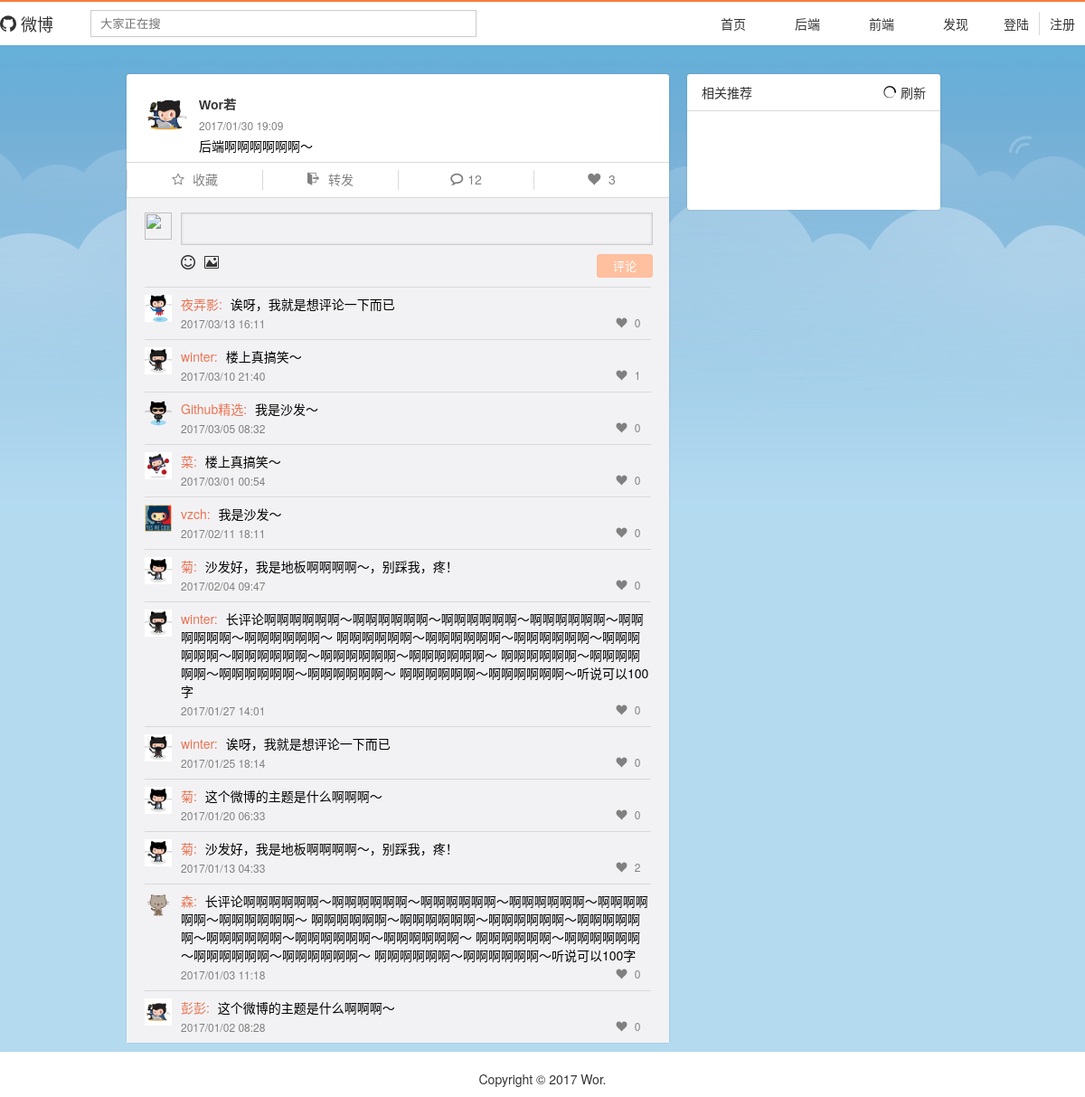
The page /weibo/1/detail on the database its author committed.
### models/user.py (models this page shows, shortened)
class User(db.Model, ModelMixin):
    __tablename__ = 'users'
    id = db.Column(db.Integer, primary_key=True)
    username = db.Column(db.String(100), unique=True)
    password_hash = db.Column(db.String(200))
    created_time = db.Column(db.String(100))
    avatar = db.Column(db.String(100))
    email = db.Column(db.String(100), default='', unique=True)
    note = db.Column(db.String(100), default='')
    location = db.Column(db.String(100), default='')
    intro = db.Column(db.String(100), default='')
    weibos = db.relationship('Weibo', backref='user', lazy='dynamic', order_by="desc(Weibo.id)")
    comments = db.relationship('Comment', backref='user', lazy='dynamic', order_by="desc(Comment.id)")
    followed = db.relationship('Follow',
                               foreign_keys='Follow.follower_id',
                               backref=db.backref('follower', lazy='joined'),
                               lazy='dynamic',
                               cascade='all, delete-orphan')
    followers = db.relationship('Follow',
                                foreign_keys='Follow.followed_id',
                                backref=db.backref('followed', lazy='joined'),
                                lazy='dynamic',
                                cascade='all, delete-orphan')
    wcollects = db.relationship('WCollect', backref='user', lazy='dynamic', order_by='desc(WCollect.id)')
    wfavorites = db.relationship('WFavorite', backref='user', lazy='dynamic', order_by='desc(WFavorite.id)')
    cfavorites = db.relationship('CFavorite', backref='user', lazy='dynamic', order_by='desc(CFavorite.id)')
    tag_id = db.Column(db.Integer(), db.ForeignKey('usertags.id'))

### models/weibo.py (models this page shows, shortened)
class Weibo(db.Model, ModelMixin):
    __tablename__ = 'weibos'
    id = db.Column(db.Integer, primary_key=True)
    content = db.Column(db.String(500))
    created_time = db.Column(db.String(100))
    user_id = db.Column(db.Integer, db.ForeignKey('users.id'))
    comments_num = db.Column(db.Integer, default=0)
    fav_num = db.Column(db.Integer, default=0)
    col_num = db.Column(db.Integer, default=0)
    cite_num = db.Column(db.Integer, default=0)
    has_cite = db.Column(db.Boolean, default=False)
    cite_id = db.Column(db.Integer, default=0)
    origin_w_id = db.Column(db.Integer, default=0)
    is_hidden = db.Column(db.Integer, default=False)
    only_self = db.Column(db.Boolean, default=False)
    only_friends = db.Column(db.Boolean, default=False)
    comments = db.relationship(
        'Comment',
        backref='weibo',
        lazy='dynamic',
        order_by=lambda: Comment.created_time.desc()
    )
    tag_id = db.Column(db.Integer, db.ForeignKey('weibotags.id'))

class Comment(db.Model, ModelMixin):
    __tablename__ = 'comments'
    id = db.Column(db.Integer, primary_key=True)
    content = db.Column(db.String(200))
    created_time = db.Column(db.String(100), default=0)
    user_id = db.Column(db.Integer, db.ForeignKey('users.id'))
    weibo_id = db.Column(db.Integer, db.ForeignKey('weibos.id'))
    fav_num = db.Column(db.Integer, default=0)
    chat_num = db.Column(db.Integer, default=0)
    is_hidden = db.Column(db.Integer, default=0)

### routes/weibo.py (the view)
@main.route('/<int:id>/detail')
def detail(id):
    c_u = current_user()
    w = Weibo.query.get(id)
    if w.has_cite:
        o_w = Weibo.query.filter_by(id=w.origin_w_id).first()
        w.cite_w = o_w
        w.cite_w.user = User.query.filter_by(id=o_w.user_id).first()
    if w.comments_num != 0:
        for c in w.comments:
            c.user = User.query.get(c.user_id)
            c.is_favored = False
            if c_u is not None:
                c.is_favored = CFavorite.query.filter_by(user_id=c_u.id, comment_id=c.id).first() is not None
    return render_template('weibo_detail.html', w=w, c_u=c_u, user=c_u)

### routes/__init__.py (called while the page is built)
def current_user():
    uid = session.get('user_id')
    if uid is not None:
        user = User.query.get(uid)
        return user
    else:
        return None

### templates/weibo_detail.html (shortened to what this page needs)
{% extends 'base.html' %}
{% block import %}
    <link rel="stylesheet" href="/static/css/weibo_detail.css">
{% endblock %}
{% block main_contianer %}
    <div class="weibo-frame flex">
        <div class="weibo-detail-container ">
            <div id="id-weibo-cell-{{ w.id }}" data-id="{{ w.id }}" class="weibo-cell">
                <div class="weibo-cell-top flex">
                    <div class="weibo-avatar-cell">
                        <a href={{ url_for('weibo.homepage', user_id=w.user_id) }}>
                            <img class="weibo-avatar-img" src="{{ w.user.avatar }}">
                        </a>
                    </div>
                    <div class="weibo-detail">
                        <div class="clearfix">
                            <div class="weibo-detail-left float-left">
                                <div class="weibo-user">
                                  <a href={{ url_for('weibo.homepage', user_id=w.user_id) }}>
                                    {{ w.user.username }}
                                  </a>
                                </div>
                                <div class="weibo-time">{{ w.created_time }}</div>
                                <div class="weibo-content">
                                    {{ w.content }}
                                </div>
                            </div>
                        </div>
                    </div>
                </div>
                <div class="weibo-cell-bottom flex">
                    <div class="weibo-cell-b-item">
                      {% if w.is_collected %}
                        <a class="collect-button lightbutton" href="#">
                            <span class="weibo-cell-icon icon-star-full weibo-cell-icon-big"></span>
                            <span class="weibo-cell-b-item-text">已收藏</span>
                        </a>
                      {% else %}
                        <a class="collect-button" href="#">
                            <span class="weibo-cell-icon icon-star-empty"></span>
                            <span class="weibo-cell-b-item-text">收藏</span>
                        </a>
                      {% endif %}
                    </div>
                    <div class="weibo-cell-b-item">
                        <a class="cite-button" href="#">
                          <span class="weibo-cell-icon icon-exit"></span>
                          {% if w.cite_num %}
                            {{ w.cite_num }}
                          {% else %}
                            转发
                          {% endif %}
                        </a>
                    </div>
                    <div class="weibo-cell-b-item">
                      <a class="comment-button" href="#">
                        <span class="weibo-cell-icon icon-bubble2"></span>{{ w.comments_num }}
                      </a>
                    </div>
                    <div class="weibo-cell-b-item">
                        {% if w.is_favored %}
                          <a class="fav-button lightbutton" href="#">
                              <span class="weibo-cell-icon icon-heart weibo-cell-icon-big"></span>
                              <span class="weibo-cell-b-item-text"><span class="weibo-fav-num">{{ w.fav_num }}</span></span>
                          </a>
                        {% else %}
                          <a class="fav-button" href="#">
                              <span class="weibo-cell-icon icon-heart"></span>
                              <span class="weibo-cell-b-item-text"><span class="weibo-fav-num">{{ w.fav_num }}</span></span>
                          </a>
                        {% endif %}
                    </div>
                </div>
                <div class="weibo-comment-container">
                    <div class="comment-container">
                        <div class="comment-input-div flex">
                            <div class="comment-avatar">
                                {% if c_u %}
                                    <img class="comment-avatar-img" src="{{ c_u.avatar }}">
                                {% else %}
                                    <img class="comment-avatar-img" src="">
                                {% endif %}
                            </div>
                            <div class="comment-right">
                                <div class="comment-send-div">
                                    <textarea class="comment-send-textarea"></textarea>
                                </div>
                                <div class="clearfix">
                                    <div class="comment-send-tool float-left flex">
                                        <div class="comment-send-item">
                                            <a href="#"><span class="weibo-send-icon icon-smile"></span></a>
                                        </div>
                                        <div class="comment-send-item">
                                            <a href="#"><span class="weibo-send-icon icon-image"></span></a>
                                        </div>
                                    </div>
                                    <div class="comment-setting float-right">
                                        <a class="comment-send-button button-white-a" href="#">
                                            评论
                                        </a>
                                    </div>
                                </div>
                            </div>
                        </div>
                        <div class="weibo-comments">
                            {% for c in w.comments%}
                            <div id="id-comment-cell-{{ c.id }}" data-id="{{ c.id }}" class="weibo-comment-cell flex">
                                <div class="comment-avatar">
                                    <a href={{ url_for('weibo.homepage', user_id=c.user_id) }}>
                                        <img class="comment-avatar-img" src="{{ c.user.avatar }}">
                                    </a>
                                </div>
                                <div class="comment-detail">
                                    <div class="comment-user">
                                        <a class="orange-a" href={{ url_for('weibo.homepage', user_id=c.user_id) }}>{{ c.user.username }}:</a>
                                        <span class="comment-content">
                                            {{ c.content }}
                                        </span>
                                    </div>
                                    <div class="clearfix">
                                        <div class="comment-time float-left">{{ c.created_time }}</div>
                                        <div class="comment-cell-fav float-right flex">
                                            <div class="comment-cell-fav-item">
                                                <a class="comment-fav-button lightbutton" href="#">
                                                    {% if c.is_favored %}
                                                        <span class="comment-fav-icon icon-heart weibo-cell-icon-big"></span>
                                                        <span class="comment-fav-text"><span class="comment-fav-num">{{ c.fav_num }}</span></span>
                                                    {% else %}
                                                        <span class="comment-fav-icon icon-heart"></span>
                                                        <span class="comment-fav-num"><span class="comment-fav-num">{{ c.fav_num }}</span></span>
                                                    {% endif %}
                                                </a>
                                            </div>
                                        </div>
                                    </div>
                                </div>
                            </div>
                            {% endfor%}
                        </div>
                    </div>
                </div>
            </div>
        </div>
        <div class="weibo-detail-sidebar">
            <div class="sidebar-top clearfix">
                <div class="float-left"><a href="#">相关推荐</a></div>
                <div class="float-right"><span class="logo-icon icon-spinner2"></span><a href="#">刷新</a></div>
            </div>
        </div>
    </div>
{% endblock %}

### static/css/weibo.css (style rules this page uses)
body { font-family: Helvetica Neue,Helvetica,PingFang SC,Hiragino Sans GB,Microsoft YaHei,Noto Sans CJK SC,WenQuanYi Micro Hei,Arial,sans-serif; font-size: 14px; margin: 0; }
.clearfix:after { content: ''; display: block; clear: both; }
.flex { display: flex; }
.float-left { float: left; }
.float-right { float: right; }
a { text-decoration: none; cursor: pointer; }
a:link { color: #333; }
.orange-a { text-decoration: none; cursor: pointer; color: #eb7350; }
.orange-a:link { color: #eb7350; }
.button-white-a { color: #fff; cursor: pointer; display: inline-block; }
.button-white-a:link { color: #fff; }
.logo-icon { display: inline-block; padding-right: 5px; }
.weibo-send-icon { display: inline-block; margin-right: 5px; font-size: 16px; font-weight: 300; }
.weibo-cell { background: #fff; border-radius: 3px; box-shadow: 0 0 2px rgba(0,0,0,0.2); }
.weibo-cell-top { padding: 20px 20px 4px 20px; border-bottom: rgb(217, 217, 217) 1px solid; }
.weibo-avatar-img { width: 50px; height: 50px; border-radius: 50%; }
.weibo-detail { margin-left: 10px; width: 500px; }
.weibo-detail-left { width: 486px; }
.weibo-user { padding-top: 5px; height: 18px; margin-bottom: 5px; line-height: 18px; font-weight: 600; font-family: Arial, Microsoft YaHei; }
.weibo-time { margin-bottom: 2px; font-size: 12px; color: #808080; }
.weibo-content { padding-top: 1px; margin-bottom: 2px; letter-spacing: normal; line-height: 23px; }
.weibo-cell-bottom { height: 38px; }
.weibo-cell-b-item { margin: auto 0; width: 150px; height: 22px; text-align: center; border-left: rgb(217, 217, 217) 1px solid; }
.weibo-cell-b-item a:link { color: #808080; }
.weibo-cell-icon { display: inline-block; padding-right: 5px; }
.weibo-comment-container { background: #f2f2f5; border-top: solid 1px rgb(217, 217, 217); padding: 16px 0 0px; }
.comment-container { margin: 0 20px; }
.comment-input-div { padding-bottom: 10px; }
.comment-input-div + .weibo-comments { border-top: solid 1px rgb(217, 217, 217); }
.comment-right { margin-left: 10px; }
.comment-avatar-img { width: 30px; height: 30px; }
.comment-send-textarea { width: 510px; padding: 0; outline: none; border: none; height: 24px; overflow: hidden; background: transparent; margin: 0; resize: none; line-height: 18px; font-size: 15px; }
.comment-send-div { height: 24px; border: #cccccc solid 1px; box-shadow: 0px 0px 3px 0px rgba(0,0,0,0.15) inset; margin-bottom: 10px; padding: 5px; }
.comment-send-item { display: inline-block; padding-right: 5px; }
.comment-send-button { display: inline-block; background: #ffc09f; color: #fff; border: 1px solid #fbbd9e; box-shadow: none; padding: 0 10px; width: 40px; height: 24px; border-radius: 3px; text-align: center; line-height: 24px; font-size: 13px; }
.weibo-comment-cell { padding: 8px 0 7px; }
.weibo-comment-cell + .weibo-comment-cell { border-top: solid 1px rgb(217, 217, 217); }
.comment-detail { margin-left: 10px; width: 520px; }
.comment-user { display: inline-block; padding-bottom: 3px; }
.comment-time { color: #808080; font-size: 12px; }
.comment-cell-fav a:link { color: #808080; }
.comment-cell-fav-item { padding: 0 10px; margin: 2px 0; width: 30px; height: 15px; line-height: 12px; font-size: 12px; text-align: center; }
.comment-content { padding-left: 5px; }
.comment-fav-icon { display: inline-block; padding-right: 5px; }

### static/css/person_home.css (style rules this page uses)
body { background: #b4daf0 url("/static/img/body_bg.jpg"); background-repeat: no-repeat; background-position-x: center; }

### static/css/weibo_detail.css (style rules this page uses)
body { background: #b4daf0 url("../img/body_bg.jpg"); background-repeat: no-repeat; background-position-x: center; }
.weibo-frame { width: 920px; min-height: 1000px; margin: 0 auto; padding: 16px 0 0 0; position: relative; }
.weibo-detail-container { width: 600px; margin-right: 20px; margin-bottom: 10px; }
.weibo-cell { margin-top: 0; }
.weibo-detail-sidebar { width: 300px; margin-right: 20px; background: #fff; border-radius: 3px; box-shadow: 0 0 2px rgba(0,0,0,0.2); height: 150px; }
.sidebar-top { height: 40px; padding: 0 16px; line-height: 40px; border-bottom: 1px solid #d9d9d9; }

### rows shown on the page
User: user.avatar (picture), user.username "Wor若"
Weibo: created_time "2017/01/30 19:09", content "后端啊啊啊啊啊啊～", comments_num "12", fav_num "3"
Comment: user.avatar (picture), user.username "夜弄影", content "诶呀，我就是想评论一下而已", created_time "2017/03/13 16:11", fav_num "0"
Comment: user.avatar (picture), user.username "winter", content "楼上真搞笑～", created_time "2017/03/10 21:40", fav_num "1"
Comment: user.avatar (picture), user.username "Github精选", content "我是沙发～", created_time "2017/03/05 08:32", fav_num "0"
Comment: user.avatar (picture), user.username "菜", content "楼上真搞笑～", created_time "2017/03/01 00:54", fav_num "0"
Comment: user.avatar (picture), user.username "vzch", content "我是沙发～", created_time "2017/02/11 18:11", fav_num "0"
Comment: user.avatar (picture), user.username "菊", content "沙发好，我是地板啊啊啊啊～，别踩我，疼！", created_time "2017/02/04 09:47", fav_num "0"
Comment: user.avatar (picture), user.username "winter", content "长评论啊啊啊啊啊啊～啊啊啊啊啊啊～啊啊啊啊啊啊～啊啊啊啊啊啊～啊啊啊啊啊啊～啊啊啊啊啊啊～ 啊啊啊啊啊啊～啊啊啊啊啊啊～啊啊啊啊啊啊～啊啊啊啊啊啊～啊啊啊啊啊啊～啊啊啊啊啊啊～啊啊啊啊啊啊～ 啊啊啊啊啊啊～啊啊啊啊啊啊～啊啊啊啊啊啊～啊啊啊啊啊啊～ 啊啊啊啊啊啊～啊啊啊啊啊啊～听说可以100字", created_time "2017/01/27 14:01", fav_num "0"
Comment: user.avatar (picture), user.username "winter", content "诶呀，我就是想评论一下而已", created_time "2017/01/25 18:14", fav_num "0"
Comment: user.avatar (picture), user.username "菊", content "这个微博的主题是什么啊啊啊～", created_time "2017/01/20 06:33", fav_num "0"
Comment: user.avatar (picture), user.username "菊", content "沙发好，我是地板啊啊啊啊～，别踩我，疼！", created_time "2017/01/13 04:33", fav_num "2"
Comment: user.avatar (picture), user.username "森", content "长评论啊啊啊啊啊啊～啊啊啊啊啊啊～啊啊啊啊啊啊～啊啊啊啊啊啊～啊啊啊啊啊啊～啊啊啊啊啊啊～ 啊啊啊啊啊啊～啊啊啊啊啊啊～啊啊啊啊啊啊～啊啊啊啊啊啊～啊啊啊啊啊啊～啊啊啊啊啊啊～啊啊啊啊啊啊～ 啊啊啊啊啊啊～啊啊啊啊啊啊～啊啊啊啊啊啊～啊啊啊啊啊啊～ 啊啊啊啊啊啊～啊啊啊啊啊啊～听说可以100字", created_time "2017/01/03 11:18", fav_num "0"
Comment: user.avatar (picture), user.username "彭彭", content "这个微博的主题是什么啊啊啊～", created_time "2017/01/02 08:28", fav_num "0"
